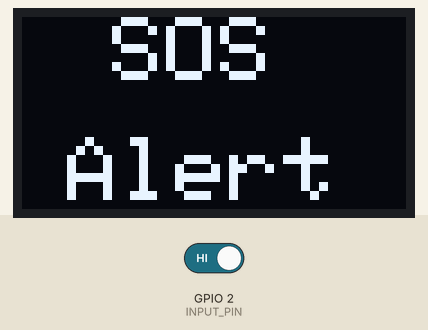
This sketch was run on a simulated ESP32. On the bench: 128×64 one-colour display. Inputs (shaded band) come from the test bench; at power-on: GPIO 2 (INPUT_PIN) LOW.

1.3 s: GPIO 2 (INPUT_PIN) driven HIGH
Above: at 1.7 s.
Timing chart, 0 to 4.3 s (numbered marks = the images above; inputs shaded):
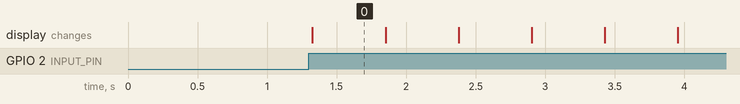

The sketch:

oled_sos.ino
```cpp
#include <Wire.h>
#include <Adafruit_GFX.h>
#include <Adafruit_SSD1306.h>


#define INPUT_PIN 2
#define SCREEN_WIDTH 128
#define SCREEN_HEIGHT 64

// Create display object using I2C
Adafruit_SSD1306 display(SCREEN_WIDTH, SCREEN_HEIGHT, &Wire, -1); // -1 = no reset pin

void setup() {
  Wire.begin(21, 22);  // SDA = GPIO21, SCL = GPIO22

  if (!display.begin(SSD1306_SWITCHCAPVCC, 0x3C)) { // 0x3C is common I2C address
    Serial.println(F("SSD1306 allocation failed"));
    for (;;);
  }
  pinMode(INPUT_PIN, INPUT);
  display.clearDisplay();
  display.display();
  display.setTextSize(3);
  display.setTextColor(SSD1306_WHITE);
}

void loop()
{
  if(digitalRead(INPUT_PIN) == HIGH)
  {
    while(1)
    {
        display.setCursor(30, 0);
        display.println("SOS");
        display.setCursor(15, 40);
        display.println("Alert");
        display.display();
        delay(500);
        display.clearDisplay();
        display.display();
        delay(500);
    }

  }
}
```

Measured:
- after the input at 1.3 s, the display: changes at once (image 0)
- what the display in image 0 shows lasts 0.6 s, from 1.3 s to 1.9 s
